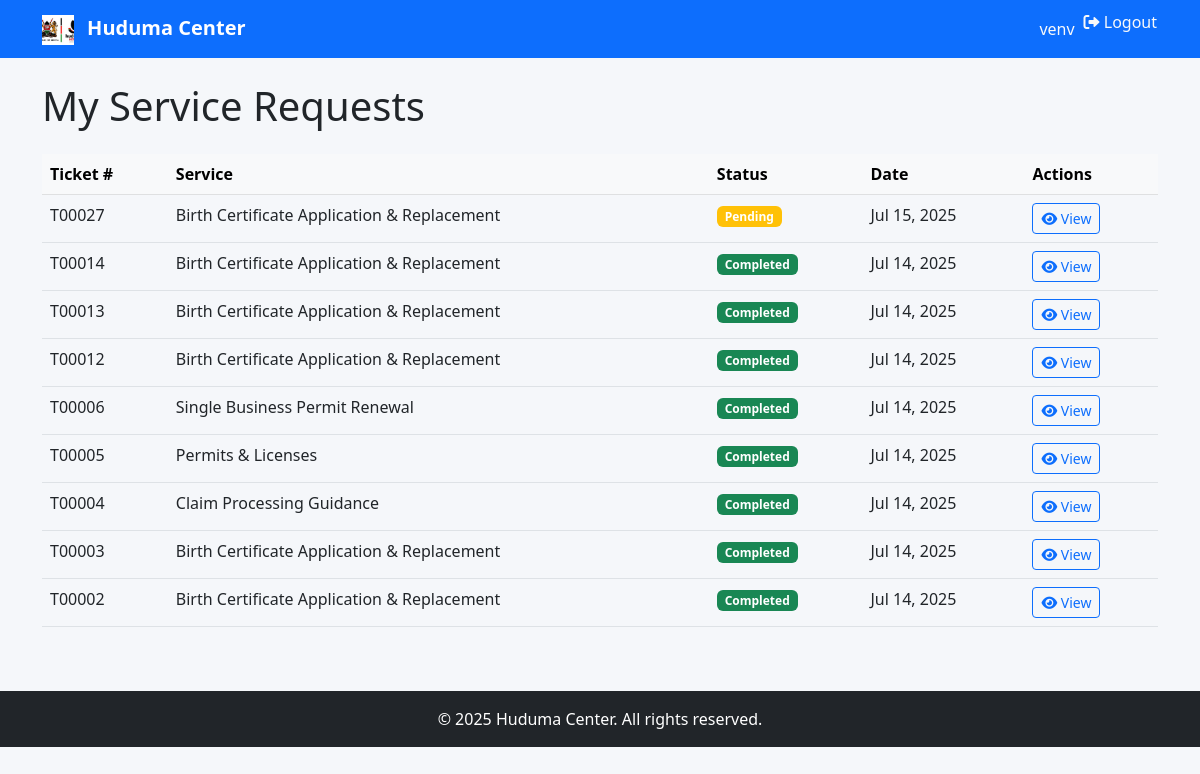
The app's page /queue/new/ (signed in) with its own data.
### core/models.py (models this page shows, shortened)
class User(AbstractUser):
    CITIZEN = 'C'
    STAFF = 'S'
    ADMIN = 'A'
    ROLE_CHOICES = [
        (CITIZEN, 'Citizen'),
        (STAFF, 'Staff'),
        (ADMIN, 'Admin')
    ]
    role = models.CharField(max_length=1, choices=ROLE_CHOICES, default=CITIZEN)
    id_number = models.CharField(max_length=20, unique=True)
    phone = models.CharField(max_length=15)

### queue1/models.py (models this page shows, shortened)
class Ticket(models.Model):
    PENDING = 'P'
    PROCESSING = 'G'
    COMPLETED = 'C'
    STATUS_CHOICES = [
        (PENDING, 'Pending'),
        (PROCESSING, 'Processing'),
        (COMPLETED, 'Completed')
    ]
    HIGH = 'H'
    NORMAL = 'N'
    PRIORITY_CHOICES = [
        (HIGH, 'High'),
        (NORMAL, 'Normal')
    ]
    service = models.ForeignKey(Service, on_delete=models.CASCADE)
    user = models.ForeignKey(User, on_delete=models.CASCADE)
    created_at = models.DateTimeField(auto_now_add=True)
    status = models.CharField(max_length=1, choices=STATUS_CHOICES, default=PENDING)
    priority = models.CharField(max_length=1, choices=PRIORITY_CHOICES, default=NORMAL)
    ticket_number = models.CharField(max_length=10, unique=True)
    processing_start = models.DateTimeField(null=True, blank=True)
    completed_at = models.DateTimeField(null=True, blank=True)

### services/models.py (models this page shows, shortened)
class Service(models.Model):
    category = models.ForeignKey(ServiceCategory, on_delete=models.SET_NULL, null=True)
    name = models.CharField(max_length=100)
    description = models.TextField()
    department = models.CharField(max_length=50)
    is_available = models.BooleanField(default=True)

### queue1/views.py (the view)
# urls.py: path('new/', TicketListView.as_view(), name='ticket-list'),
class TicketListView(LoginRequiredMixin, ListView):
    model = Ticket
    template_name = 'queue1/ticket_list.html'
    def get_queryset(self):
        if self.request.user.role == User.STAFF:
            return Ticket.objects.all().order_by('-created_at')
        return Ticket.objects.filter(user=self.request.user).order_by('-created_at')

### templates/queue1/ticket_list.html (shortened to what this page needs)
{% extends 'base.html' %}
{% block content %}
<h1 class="mb-4">My Service Requests</h1>
<div class="table-responsive">
  <table class="table table-hover">
    <thead class="table-light">
      <tr>
        <th>Ticket #</th>
        <th>Service</th>
        <th>Status</th>
        <th>Date</th>
        <th>Actions</th>
      </tr>
    </thead>
    <tbody>
      {% for ticket in object_list %}
      <tr>
        <td>{{ ticket.ticket_number }}</td>
        <td>{{ ticket.service.name }}</td>
        <td>
          <span class="badge
            {% if ticket.status == 'P' %}badge-pending
            {% elif ticket.status == 'G' %}badge-processing
            {% else %}badge-completed{% endif %}">
            {{ ticket.get_status_display }}
          </span>
        </td>
        <td>{{ ticket.created_at|date:"M d, Y" }}</td>
        <td>
          <a href="{% url 'ticket-detail' ticket.pk %}" class="btn btn-sm btn-outline-primary">
            <i class="fas fa-eye"></i> View
          </a>
        </td>
      </tr>
      {% empty %}
      <tr>
        <td colspan="5" class="text-center">No tickets found</td>
      </tr>
      {% endfor %}
    </tbody>
  </table>
</div>
{% endblock %}

### templates/base.html (shortened to what this page needs)
{% load static %}
<!DOCTYPE html>
<html lang="en">
<head>
  <link href="https://cdn.jsdelivr.net/npm/bootstrap@5.2.3/dist/css/bootstrap.min.css" rel="stylesheet">
  <link href="https://cdnjs.cloudflare.com/ajax/libs/font-awesome/6.0.0/css/all.min.css" rel="stylesheet">
  <link href="{% static 'css/styles.css' %}" rel="stylesheet">
</head>
<body>
  <nav class="navbar navbar-expand-lg navbar-dark bg-primary">
    <div class="container">
      <a class="navbar-brand" href="/">
        <img src="{% static 'images/download.jpeg' %}" alt="Logo" height="30" class="me-2">
        Huduma Center
      </a>
      <div class="navbar-nav ms-auto">
        {% if user.is_authenticated %}
          <span class="nav-link text-light">{{ user.username }}</span>
          <form method="post" action="{% url 'logout' %}" style="display:inline;">
            <button type="submit" class="nav-link btn btn-link text-light p-0" style="text-decoration: none;">
              <i class="fas fa-sign-out-alt"></i> Logout
            </button>
          </form>
        {% endif %}
      </div>
    </div>
  </nav>
  <main class="container my-4">
    {% block content %}{% endblock %}
  </main>
  <footer class="bg-dark text-white py-3 mt-5">
    <div class="container text-center">
      <p class="mb-0">© {% now "Y" %} Huduma Center. All rights reserved.</p>
    </div>
  </footer>
</body>
</html>

### static/css/styles.css (style rules this page uses)
body { font-family: 'Segoe UI', Tahoma, Geneva, Verdana, sans-serif; background-color: #f5f7fa; }
.navbar-brand { font-weight: 700; }
.badge-pending { background-color: #ffc107; }
.badge-completed { background-color: #198754; }

### records on screen
User: username "venv"
Ticket: ticket_number "T00027", service.name "Birth Certificate Application & Replacement", status "Pending", created_at "Jul 15, 2025"
Ticket: ticket_number "T00014", service.name "Birth Certificate Application & Replacement", status "Completed", created_at "Jul 14, 2025"
Ticket: ticket_number "T00013", service.name "Birth Certificate Application & Replacement", status "Completed", created_at "Jul 14, 2025"
Ticket: ticket_number "T00012", service.name "Birth Certificate Application & Replacement", status "Completed", created_at "Jul 14, 2025"
Ticket: ticket_number "T00006", service.name "Single Business Permit Renewal", status "Completed", created_at "Jul 14, 2025"
Ticket: ticket_number "T00005", service.name "Permits & Licenses", status "Completed", created_at "Jul 14, 2025"
Ticket: ticket_number "T00004", service.name "Claim Processing Guidance", status "Completed", created_at "Jul 14, 2025"
Ticket: ticket_number "T00003", service.name "Birth Certificate Application & Replacement", status "Completed", created_at "Jul 14, 2025"
Ticket: ticket_number "T00002", service.name "Birth Certificate Application & Replacement", status "Completed", created_at "Jul 14, 2025"
